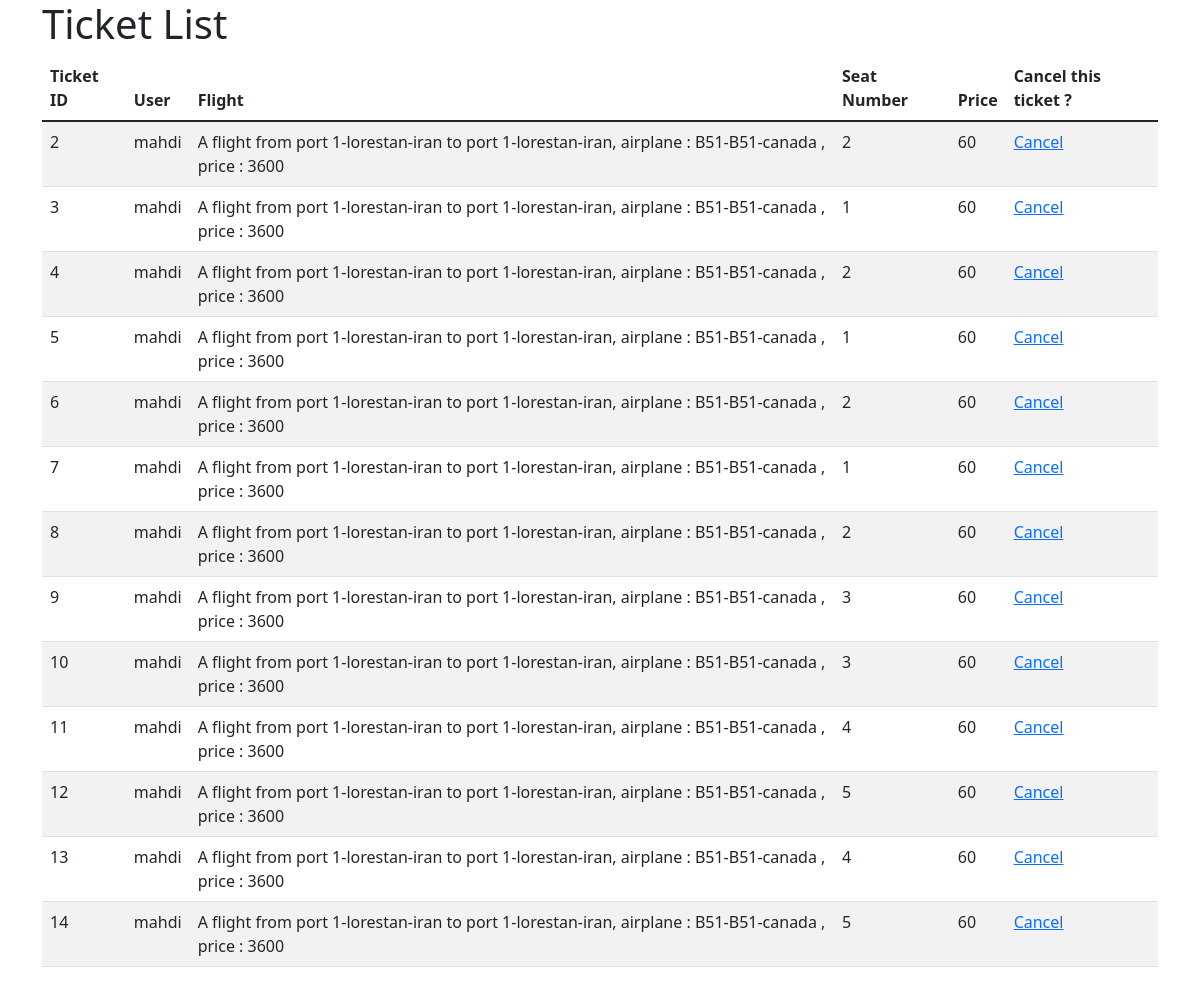
The app's page /ticket/all/ (signed in) with its own data.
### ticket/models.py (models this page shows, shortened)
class Ticket(models.Model):
    user = models.ForeignKey(MyUserModel, on_delete=models.CASCADE, related_name="tickets")
    flight = models.ForeignKey(Flight, on_delete=models.CASCADE, related_name="tickets")
    seat_number = models.PositiveIntegerField(validators=[MinValueValidator(1), MaxValueValidator(100)], null=False,
                                              blank=False)
    price = models.PositiveIntegerField(validators=[MinValueValidator(0), MaxValueValidator(999999999)], null=True,
                                        blank=True)
    unique_id = models.CharField(max_length=100, default='', blank=True, null=True)
    active = models.BooleanField(default=True, verbose_name="being status : ")
    tickets = TicketManger()
    objects = models.Manager()

### user/models.py (models this page shows)
class MyUserModel(AbstractUser):
    full_name = models.CharField(max_length=200, default="")
    username = models.CharField(max_length=100, default="")
    email = models.EmailField(unique=True, default="")
    phone = models.CharField(max_length=200, default="")
    gender = models.CharField(max_length=100, choices=Gender)
    role = models.CharField(max_length=10, default="normal")
    otp = models.CharField(max_length=10, null=True, blank=True, default="")
    charge = models.PositiveIntegerField(default=0 , validators=[MinValueValidator(0), MaxValueValidator(999999999)])
    USERNAME_FIELD = 'email'
    REQUIRED_FIELDS = ['username']
    def __str__(self):
        return self.username

### flight/models.py (models this page shows, shortened)
class Flight(models.Model):
    origin = models.ForeignKey(Airport, on_delete=models.CASCADE, related_name="departures")
    destination = models.ForeignKey(Airport, on_delete=models.CASCADE, related_name="arrivals")
    departure = models.DateTimeField(default=datetime.now)
    arrival = models.DateTimeField(default=datetime.now)
    price = models.PositiveIntegerField(default=0, blank=False)
    cost_of_cancel = models.PositiveIntegerField(default=0, blank=True,
                                                 validators=[MinValueValidator(0), MaxValueValidator(100)])
    airplane = models.ForeignKey('Airplane', on_delete=models.SET_NULL, null=True, related_name="flights", blank=True)
    unique_id = models.CharField(max_length=200, default=f"", blank=True)
    capacity = models.PositiveIntegerField(default=40, validators=[MinValueValidator(1), MaxValueValidator(100)])
    count_of_reserved = models.PositiveIntegerField(default=0)
    flights = FlightManger()
    objects = models.Manager()
    def __str__(self):
        return f"A flight from {self.origin} to {self.destination},  airplane : {self.airplane} , price : {self.price}"

class Airport(models.Model):
    name = models.CharField(max_length=55, default="")
    country = models.CharField(max_length=50, choices=formatted_countries, default='')
    city = models.CharField(max_length=30, default='')
    objects = models.Manager()
    airports = AirPortManger()
    def __str__(self):
        return f"{self.name}-{self.city}-{self.country}"

class Airplane(models.Model):
    brand = models.CharField(max_length=50, default='')
    model = models.CharField(max_length=50, default="")
    company_name = models.CharField(max_length=60, default="")
    capacity = models.PositiveIntegerField(default=40, validators=[MinValueValidator(1), MaxValueValidator(100)])
    airplans = AirplaneManger()
    objects = models.Manager()
    def __str__(self):
        return f"{self.brand}-{self.model}-{self.company_name}"

### ticket/views.py (the view)
# urls.py: path('all/', list_tickets, name="list_of_all_ticket_for_user"),
@login_required(login_url="http://localhost:8000/user/login/")
def list_tickets(request):
    requested_user = request.user.id
    tickets = Ticket.objects.filter(Q(user=requested_user), active=True)
    context = {'tickets': tickets}
    return render(request, 'tickets/ticket_list.html', context)

### templates/tickets/ticket_list.html (shortened to what this page needs)
<!DOCTYPE html>
<html lang="en">
<head>
    <link href="https://cdn.jsdelivr.net/npm/bootstrap@5.1.3/dist/css/bootstrap.min.css" rel="stylesheet"
>
</head>
<body>
<div class="container">
    <h1>Ticket List</h1>
    <table class="table table-striped">
        <thead>
        <tr>
            <th>Ticket ID</th>
            <th>User</th>
            <th>Flight</th>
            <th>Seat Number</th>
            <th>Price</th>
            <th>Cancel this ticket ?</th>
        </tr>
        </thead>
        <tbody>
        {% for ticket in tickets %}
            <tr>
                <td>{{ ticket.id }}</td>
                <td>{{ ticket.user }}</td>
                <td>{{ ticket.flight }}</td>
                <td>{{ ticket.seat_number }}</td>
                <td>{{ ticket.price }}</td>
                <td><a href="{% url 'ticket:cancel_ticket' tpk=ticket.id %}">Cancel</a></td>
            </tr>
        {% endfor %}
        </tbody>
    </table>
</div>
</body>

### records on screen
Ticket: id "2", user "mahdi", flight "A flight from port 1-lorestan-iran to port 1-lorestan-iran, airplane : B51-B51-canada , price : 3600", seat_number "2", price "60"
Ticket: id "3", user "mahdi", flight "A flight from port 1-lorestan-iran to port 1-lorestan-iran, airplane : B51-B51-canada , price : 3600", seat_number "1", price "60"
Ticket: id "4", user "mahdi", flight "A flight from port 1-lorestan-iran to port 1-lorestan-iran, airplane : B51-B51-canada , price : 3600", seat_number "2", price "60"
Ticket: id "5", user "mahdi", flight "A flight from port 1-lorestan-iran to port 1-lorestan-iran, airplane : B51-B51-canada , price : 3600", seat_number "1", price "60"
Ticket: id "6", user "mahdi", flight "A flight from port 1-lorestan-iran to port 1-lorestan-iran, airplane : B51-B51-canada , price : 3600", seat_number "2", price "60"
Ticket: id "7", user "mahdi", flight "A flight from port 1-lorestan-iran to port 1-lorestan-iran, airplane : B51-B51-canada , price : 3600", seat_number "1", price "60"
Ticket: id "8", user "mahdi", flight "A flight from port 1-lorestan-iran to port 1-lorestan-iran, airplane : B51-B51-canada , price : 3600", seat_number "2", price "60"
Ticket: id "9", user "mahdi", flight "A flight from port 1-lorestan-iran to port 1-lorestan-iran, airplane : B51-B51-canada , price : 3600", seat_number "3", price "60"
Ticket: id "10", user "mahdi", flight "A flight from port 1-lorestan-iran to port 1-lorestan-iran, airplane : B51-B51-canada , price : 3600", seat_number "3", price "60"
Ticket: id "11", user "mahdi", flight "A flight from port 1-lorestan-iran to port 1-lorestan-iran, airplane : B51-B51-canada , price : 3600", seat_number "4", price "60"
Ticket: id "12", user "mahdi", flight "A flight from port 1-lorestan-iran to port 1-lorestan-iran, airplane : B51-B51-canada , price : 3600", seat_number "5", price "60"
Ticket: id "13", user "mahdi", flight "A flight from port 1-lorestan-iran to port 1-lorestan-iran, airplane : B51-B51-canada , price : 3600", seat_number "4", price "60"
Ticket: id "14", user "mahdi", flight "A flight from port 1-lorestan-iran to port 1-lorestan-iran, airplane : B51-B51-canada , price : 3600", seat_number "5", price "60"
